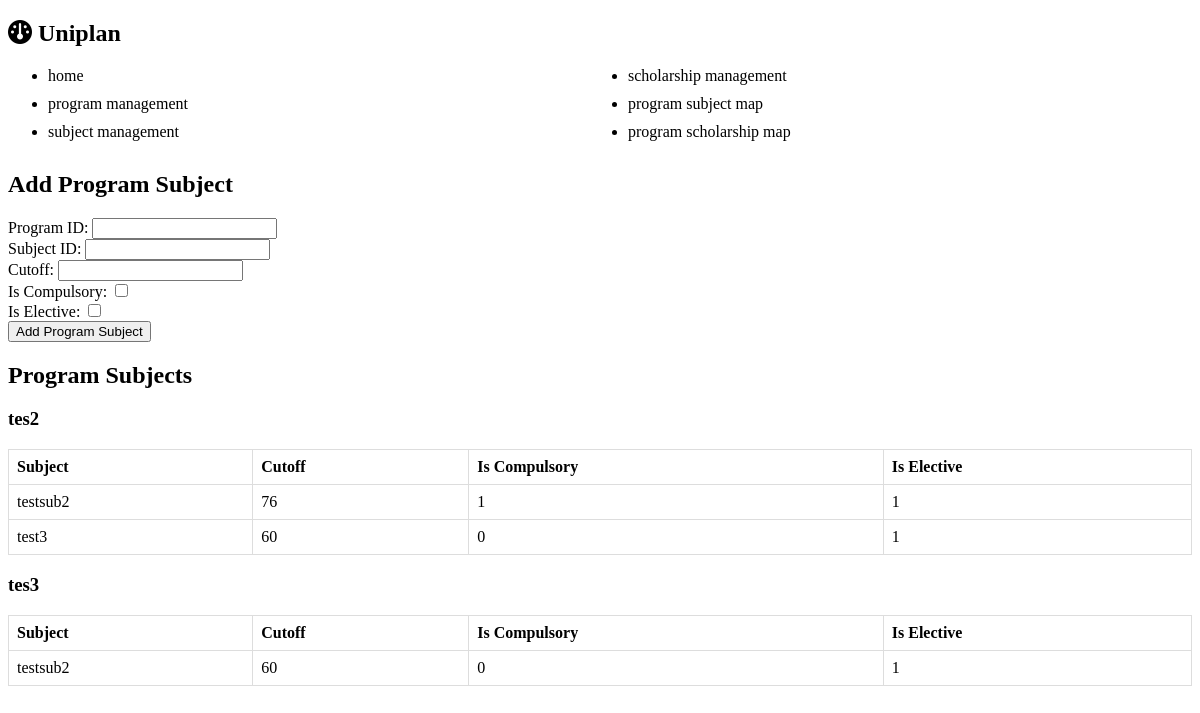
The page /prog_sub on the database its author committed.
### uniplan/models.py (models this page shows)
class Program(db.Model):
    __tablename__ = 'program'
    program_id = db.Column(db.Integer, primary_key=True, unique=True)
    program_name = db.Column(db.Text, nullable=False)
    field = db.Column(db.Integer)
    department = db.Column(db.Text)
    university = db.Column(db.Text)
    description = db.Column(db.Text)
    tuition_fees = db.Column(db.Integer)

class ProgramSubject(db.Model):
    __tablename__ = 'program_subject'
    program_id = db.Column(db.Integer, db.ForeignKey('program.program_id'), primary_key=True)
    subject_id = db.Column(db.Integer, db.ForeignKey('subject.subject_id'), primary_key=True)
    cutoff = db.Column(db.Integer)
    is_compulsory = db.Column(db.Integer, default=0)
    is_elective = db.Column(db.Integer, default=1)
    program = db.relationship('Program', backref=db.backref('program_subjects', cascade='all, delete-orphan'))
    subject = db.relationship('Subject', backref=db.backref('program_subjects', cascade='all, delete-orphan'))

class Subject(db.Model):
    __tablename__ = 'subject'
    subject_id = db.Column(db.Integer, primary_key=True, autoincrement=True, unique=True)
    subject_name = db.Column(db.Text)

### uniplan/routes.py (the view, shortened to what this page needs)
@app.route('/prog_sub', methods=['GET', 'POST'])
def manage_prog_sub():
    programs = Program.query.all()
    prog_subs = ProgramSubject.query.all()
    form = ProgramSubjectForm()
    return render_template('prog_sub.html', form=form, prog_subs=prog_subs, programs=programs)

### uniplan/forms.py (shortened to what this page needs)
class ProgramSubjectForm(FlaskForm):
    program_id = IntegerField('Program ID', validators=[DataRequired()])
    subject_id = IntegerField('Subject ID', validators=[DataRequired()])
    cutoff = IntegerField('Cutoff', validators=[Optional()])
    is_compulsory = BooleanField('Is Compulsory')
    is_elective = BooleanField('Is Elective')

### uniplan/templates/prog_sub.html (shortened to what this page needs)
{% extends 'base.html' %}
{% block content %}
<div class="container">
    <h2>Add Program Subject</h2>
    <form method="post" action="{{ url_for('manage_prog_sub') }}">
        <div class="form-group">
            <label for="program_id">Program ID:</label>
            {{ form.program_id(class="form-control") }}
        </div>
        <div class="form-group">
            <label for="subject_id">Subject ID:</label>
            {{ form.subject_id(class="form-control") }}
        </div>
        <div class="form-group">
            <label for="cutoff">Cutoff:</label>
            {{ form.cutoff(class="form-control") }}
        </div>
        <div class="form-group">
            <label for="is_compulsory">Is Compulsory:</label>
            {{ form.is_compulsory(class="form-control") }}
        </div>
        <div class="form-group">
            <label for="is_elective">Is Elective:</label>
            {{ form.is_elective(class="form-control") }}
        </div>
        <button type="submit" class="btn btn-primary">Add Program Subject</button>
    </form>
</div>
<h2>Program Subjects</h2>
    {% for program in programs %}
    <h3>{{ program.program_name }}</h3>
    <table class="table">
        <thead>
            <tr>
                <th>Subject</th>
                <th>Cutoff</th>
                <th>Is Compulsory</th>
                <th>Is Elective</th>
            </tr>
        </thead>
        <tbody>
            {% for program_subject in program.program_subjects %}
            <tr>
                <td>{{ program_subject.subject.subject_name }}</td>
                <td>{{ program_subject.cutoff }}</td>
                <td>{{ program_subject.is_compulsory }}</td>
                <td>{{ program_subject.is_elective }}</td>
            </tr>
            {% endfor %}
        </tbody>
    </table>
{%endfor%}
{% endblock %}

### uniplan/static/css/main.css (style rules this page uses)
table { border-collapse: collapse; width: 100%; }
th, td { border: 1px solid #dddddd; text-align: left; padding: 8px; }

### rows shown on the page
Program: program_name "tes2"
ProgramSubject: subject.subject_name "testsub2", cutoff "76", is_compulsory "1", is_elective "1"
ProgramSubject: subject.subject_name "test3", cutoff "60", is_compulsory "0", is_elective "1"
Program: program_name "tes3"
ProgramSubject: subject.subject_name "testsub2", cutoff "60", is_compulsory "0", is_elective "1"
